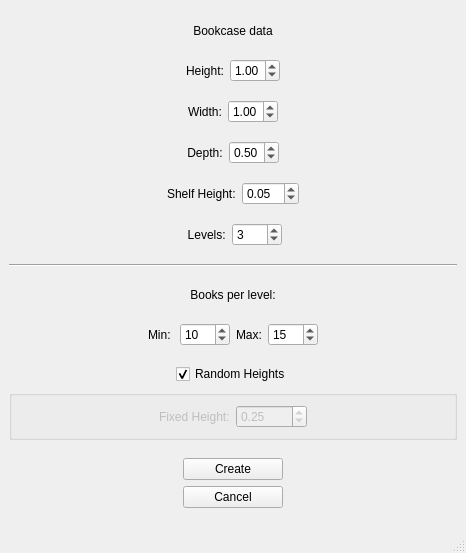
<?xml version="1.0" encoding="UTF-8"?>
<ui version="4.0">
 <class>MainWindow</class>
 <widget class="QMainWindow" name="MainWindow">
  <property name="geometry">
   <rect>
    <x>0</x>
    <y>0</y>
    <width>466</width>
    <height>553</height>
   </rect>
  </property>
  <property name="minimumSize">
   <size>
    <width>200</width>
    <height>0</height>
   </size>
  </property>
  <property name="windowTitle">
   <string>Bookcase Creator</string>
  </property>
  <widget class="QWidget" name="centralwidget">
   <layout class="QVBoxLayout" name="verticalLayout">
    <item>
     <layout class="QHBoxLayout" name="BookcaseDataLayoutH">
      <item>
       <spacer name="horizontalSpacer_22">
        <property name="orientation">
         <enum>Qt::Horizontal</enum>
        </property>
        <property name="sizeHint" stdset="0">
         <size>
          <width>40</width>
          <height>20</height>
         </size>
        </property>
       </spacer>
      </item>
      <item>
       <widget class="QLabel" name="BookcaseInfoLabel">
        <property name="maximumSize">
         <size>
          <width>16777215</width>
          <height>15</height>
         </size>
        </property>
        <property name="text">
         <string>Bookcase data</string>
        </property>
        <property name="alignment">
         <set>Qt::AlignCenter</set>
        </property>
       </widget>
      </item>
      <item>
       <spacer name="horizontalSpacer_21">
        <property name="orientation">
         <enum>Qt::Horizontal</enum>
        </property>
        <property name="sizeHint" stdset="0">
         <size>
          <width>40</width>
          <height>20</height>
         </size>
        </property>
       </spacer>
      </item>
     </layout>
    </item>
    <item>
     <layout class="QHBoxLayout" name="HeightLayoutH">
      <item>
       <spacer name="horizontalSpacer_4">
        <property name="orientation">
         <enum>Qt::Horizontal</enum>
        </property>
        <property name="sizeType">
         <enum>QSizePolicy::Expanding</enum>
        </property>
        <property name="sizeHint" stdset="0">
         <size>
          <width>40</width>
          <height>20</height>
         </size>
        </property>
       </spacer>
      </item>
      <item>
       <widget class="QLabel" name="HeightLabel">
        <property name="minimumSize">
         <size>
          <width>0</width>
          <height>0</height>
         </size>
        </property>
        <property name="maximumSize">
         <size>
          <width>150</width>
          <height>16777215</height>
         </size>
        </property>
        <property name="text">
         <string>Height:</string>
        </property>
        <property name="alignment">
         <set>Qt::AlignCenter</set>
        </property>
       </widget>
      </item>
      <item>
       <widget class="QDoubleSpinBox" name="HeightSpinBox">
        <property name="maximumSize">
         <size>
          <width>50</width>
          <height>16777215</height>
         </size>
        </property>
        <property name="minimum">
         <double>0.100000000000000</double>
        </property>
        <property name="value">
         <double>1.000000000000000</double>
        </property>
       </widget>
      </item>
      <item>
       <spacer name="horizontalSpacer_3">
        <property name="orientation">
         <enum>Qt::Horizontal</enum>
        </property>
        <property name="sizeType">
         <enum>QSizePolicy::Expanding</enum>
        </property>
        <property name="sizeHint" stdset="0">
         <size>
          <width>40</width>
          <height>20</height>
         </size>
        </property>
       </spacer>
      </item>
     </layout>
    </item>
    <item>
     <layout class="QHBoxLayout" name="WidthLayoutH">
      <item>
       <spacer name="horizontalSpacer_5">
        <property name="orientation">
         <enum>Qt::Horizontal</enum>
        </property>
        <property name="sizeType">
         <enum>QSizePolicy::Expanding</enum>
        </property>
        <property name="sizeHint" stdset="0">
         <size>
          <width>40</width>
          <height>20</height>
         </size>
        </property>
       </spacer>
      </item>
      <item>
       <widget class="QLabel" name="WidthLabel">
        <property name="minimumSize">
         <size>
          <width>0</width>
          <height>0</height>
         </size>
        </property>
        <property name="maximumSize">
         <size>
          <width>150</width>
          <height>16777215</height>
         </size>
        </property>
        <property name="text">
         <string>Width:</string>
        </property>
        <property name="alignment">
         <set>Qt::AlignCenter</set>
        </property>
       </widget>
      </item>
      <item>
       <widget class="QDoubleSpinBox" name="WidthSpinBox">
        <property name="maximumSize">
         <size>
          <width>50</width>
          <height>16777215</height>
         </size>
        </property>
        <property name="minimum">
         <double>0.100000000000000</double>
        </property>
        <property name="value">
         <double>1.000000000000000</double>
        </property>
       </widget>
      </item>
      <item>
       <spacer name="horizontalSpacer_9">
        <property name="orientation">
         <enum>Qt::Horizontal</enum>
        </property>
        <property name="sizeType">
         <enum>QSizePolicy::Expanding</enum>
        </property>
        <property name="sizeHint" stdset="0">
         <size>
          <width>40</width>
          <height>20</height>
         </size>
        </property>
       </spacer>
      </item>
     </layout>
    </item>
    <item>
     <layout class="QHBoxLayout" name="DepthLayoutH">
      <item>
       <spacer name="horizontalSpacer_6">
        <property name="orientation">
         <enum>Qt::Horizontal</enum>
        </property>
        <property name="sizeType">
         <enum>QSizePolicy::Expanding</enum>
        </property>
        <property name="sizeHint" stdset="0">
         <size>
          <width>40</width>
          <height>20</height>
         </size>
        </property>
       </spacer>
      </item>
      <item>
       <widget class="QLabel" name="DepthLabel">
        <property name="minimumSize">
         <size>
          <width>0</width>
          <height>0</height>
         </size>
        </property>
        <property name="maximumSize">
         <size>
          <width>150</width>
          <height>16777215</height>
         </size>
        </property>
        <property name="text">
         <string>Depth:</string>
        </property>
        <property name="alignment">
         <set>Qt::AlignCenter</set>
        </property>
       </widget>
      </item>
      <item>
       <widget class="QDoubleSpinBox" name="DepthSpinBox">
        <property name="minimumSize">
         <size>
          <width>50</width>
          <height>0</height>
         </size>
        </property>
        <property name="maximumSize">
         <size>
          <width>50</width>
          <height>16777215</height>
         </size>
        </property>
        <property name="minimum">
         <double>0.100000000000000</double>
        </property>
        <property name="value">
         <double>0.500000000000000</double>
        </property>
       </widget>
      </item>
      <item>
       <spacer name="horizontalSpacer_10">
        <property name="orientation">
         <enum>Qt::Horizontal</enum>
        </property>
        <property name="sizeType">
         <enum>QSizePolicy::Expanding</enum>
        </property>
        <property name="sizeHint" stdset="0">
         <size>
          <width>40</width>
          <height>20</height>
         </size>
        </property>
       </spacer>
      </item>
     </layout>
    </item>
    <item>
     <layout class="QHBoxLayout" name="ShelfHeightLayoutH">
      <item>
       <spacer name="horizontalSpacer_13">
        <property name="orientation">
         <enum>Qt::Horizontal</enum>
        </property>
        <property name="sizeHint" stdset="0">
         <size>
          <width>40</width>
          <height>20</height>
         </size>
        </property>
       </spacer>
      </item>
      <item>
       <widget class="QLabel" name="ShelfHeightLabel">
        <property name="text">
         <string>Shelf Height:</string>
        </property>
       </widget>
      </item>
      <item>
       <widget class="QDoubleSpinBox" name="ShelfHeightSpinBox">
        <property name="minimum">
         <double>0.010000000000000</double>
        </property>
        <property name="singleStep">
         <double>0.010000000000000</double>
        </property>
        <property name="value">
         <double>0.050000000000000</double>
        </property>
       </widget>
      </item>
      <item>
       <spacer name="horizontalSpacer_14">
        <property name="orientation">
         <enum>Qt::Horizontal</enum>
        </property>
        <property name="sizeHint" stdset="0">
         <size>
          <width>40</width>
          <height>20</height>
         </size>
        </property>
       </spacer>
      </item>
     </layout>
    </item>
    <item>
     <layout class="QHBoxLayout" name="LevelsLayoutH">
      <item>
       <spacer name="horizontalSpacer_7">
        <property name="orientation">
         <enum>Qt::Horizontal</enum>
        </property>
        <property name="sizeType">
         <enum>QSizePolicy::Expanding</enum>
        </property>
        <property name="sizeHint" stdset="0">
         <size>
          <width>40</width>
          <height>20</height>
         </size>
        </property>
       </spacer>
      </item>
      <item>
       <widget class="QLabel" name="LevelsLabel">
        <property name="minimumSize">
         <size>
          <width>0</width>
          <height>0</height>
         </size>
        </property>
        <property name="maximumSize">
         <size>
          <width>150</width>
          <height>16777215</height>
         </size>
        </property>
        <property name="text">
         <string> Levels:</string>
        </property>
        <property name="alignment">
         <set>Qt::AlignCenter</set>
        </property>
       </widget>
      </item>
      <item>
       <widget class="QSpinBox" name="LevelsSpinBox">
        <property name="minimumSize">
         <size>
          <width>50</width>
          <height>0</height>
         </size>
        </property>
        <property name="maximumSize">
         <size>
          <width>50</width>
          <height>16777215</height>
         </size>
        </property>
        <property name="value">
         <number>3</number>
        </property>
       </widget>
      </item>
      <item>
       <spacer name="horizontalSpacer_11">
        <property name="orientation">
         <enum>Qt::Horizontal</enum>
        </property>
        <property name="sizeType">
         <enum>QSizePolicy::Expanding</enum>
        </property>
        <property name="sizeHint" stdset="0">
         <size>
          <width>40</width>
          <height>20</height>
         </size>
        </property>
       </spacer>
      </item>
     </layout>
    </item>
    <item>
     <widget class="Line" name="line">
      <property name="orientation">
       <enum>Qt::Horizontal</enum>
      </property>
     </widget>
    </item>
    <item>
     <layout class="QHBoxLayout" name="BooksLabelLayoutH">
      <property name="spacing">
       <number>7</number>
      </property>
      <property name="sizeConstraint">
       <enum>QLayout::SetNoConstraint</enum>
      </property>
      <item>
       <spacer name="horizontalSpacer_15">
        <property name="orientation">
         <enum>Qt::Horizontal</enum>
        </property>
        <property name="sizeHint" stdset="0">
         <size>
          <width>40</width>
          <height>20</height>
         </size>
        </property>
       </spacer>
      </item>
      <item>
       <widget class="QLabel" name="BooksLabel">
        <property name="minimumSize">
         <size>
          <width>0</width>
          <height>0</height>
         </size>
        </property>
        <property name="maximumSize">
         <size>
          <width>150</width>
          <height>15</height>
         </size>
        </property>
        <property name="text">
         <string>Books per level:</string>
        </property>
        <property name="alignment">
         <set>Qt::AlignCenter</set>
        </property>
       </widget>
      </item>
      <item>
       <spacer name="horizontalSpacer_20">
        <property name="orientation">
         <enum>Qt::Horizontal</enum>
        </property>
        <property name="sizeHint" stdset="0">
         <size>
          <width>40</width>
          <height>20</height>
         </size>
        </property>
       </spacer>
      </item>
     </layout>
    </item>
    <item>
     <layout class="QHBoxLayout" name="BookLayoutH">
      <item>
       <spacer name="horizontalSpacer_8">
        <property name="orientation">
         <enum>Qt::Horizontal</enum>
        </property>
        <property name="sizeType">
         <enum>QSizePolicy::Expanding</enum>
        </property>
        <property name="sizeHint" stdset="0">
         <size>
          <width>30</width>
          <height>20</height>
         </size>
        </property>
       </spacer>
      </item>
      <item>
       <widget class="QLabel" name="MinBooksLevel">
        <property name="text">
         <string>Min: </string>
        </property>
       </widget>
      </item>
      <item>
       <widget class="QSpinBox" name="MinBooksSpinBox">
        <property name="minimumSize">
         <size>
          <width>50</width>
          <height>0</height>
         </size>
        </property>
        <property name="maximumSize">
         <size>
          <width>50</width>
          <height>16777215</height>
         </size>
        </property>
        <property name="value">
         <number>10</number>
        </property>
       </widget>
      </item>
      <item>
       <widget class="QLabel" name="MaxBooksLevel">
        <property name="text">
         <string>Max:</string>
        </property>
       </widget>
      </item>
      <item>
       <widget class="QSpinBox" name="MaxBooksSpinBox">
        <property name="minimumSize">
         <size>
          <width>50</width>
          <height>0</height>
         </size>
        </property>
        <property name="maximumSize">
         <size>
          <width>50</width>
          <height>16777215</height>
         </size>
        </property>
        <property name="value">
         <number>15</number>
        </property>
       </widget>
      </item>
      <item>
       <spacer name="horizontalSpacer_12">
        <property name="orientation">
         <enum>Qt::Horizontal</enum>
        </property>
        <property name="sizeType">
         <enum>QSizePolicy::Expanding</enum>
        </property>
        <property name="sizeHint" stdset="0">
         <size>
          <width>30</width>
          <height>20</height>
         </size>
        </property>
       </spacer>
      </item>
     </layout>
    </item>
    <item>
     <layout class="QVBoxLayout" name="RandomHeightsLayoutV">
      <item>
       <layout class="QHBoxLayout" name="RandomHeightsLayoutH">
        <item>
         <spacer name="horizontalSpacer_16">
          <property name="orientation">
           <enum>Qt::Horizontal</enum>
          </property>
          <property name="sizeHint" stdset="0">
           <size>
            <width>40</width>
            <height>20</height>
           </size>
          </property>
         </spacer>
        </item>
        <item>
         <widget class="QCheckBox" name="activateRandomHeightsCheckBox">
          <property name="enabled">
           <bool>true</bool>
          </property>
          <property name="text">
           <string>Random Heights</string>
          </property>
          <property name="checked">
           <bool>true</bool>
          </property>
         </widget>
        </item>
        <item>
         <spacer name="horizontalSpacer_17">
          <property name="orientation">
           <enum>Qt::Horizontal</enum>
          </property>
          <property name="sizeHint" stdset="0">
           <size>
            <width>40</width>
            <height>20</height>
           </size>
          </property>
         </spacer>
        </item>
       </layout>
      </item>
      <item>
       <widget class="QGroupBox" name="fixedHeightGroupBox">
        <property name="enabled">
         <bool>false</bool>
        </property>
        <property name="maximumSize">
         <size>
          <width>16777215</width>
          <height>50</height>
         </size>
        </property>
        <property name="title">
         <string/>
        </property>
        <property name="alignment">
         <set>Qt::AlignCenter</set>
        </property>
        <property name="checkable">
         <bool>false</bool>
        </property>
        <layout class="QHBoxLayout" name="horizontalLayout_4">
         <item>
          <layout class="QHBoxLayout" name="FixedHeightsLayoutH">
           <item>
            <spacer name="horizontalSpacer_18">
             <property name="orientation">
              <enum>Qt::Horizontal</enum>
             </property>
             <property name="sizeHint" stdset="0">
              <size>
               <width>40</width>
               <height>20</height>
              </size>
             </property>
            </spacer>
           </item>
           <item>
            <widget class="QLabel" name="FixedHeightsLabel">
             <property name="maximumSize">
              <size>
               <width>16777215</width>
               <height>15</height>
              </size>
             </property>
             <property name="text">
              <string>Fixed Height:</string>
             </property>
            </widget>
           </item>
           <item>
            <widget class="QDoubleSpinBox" name="FixedHeightsSpinBox">
             <property name="minimumSize">
              <size>
               <width>50</width>
               <height>0</height>
              </size>
             </property>
             <property name="maximumSize">
              <size>
               <width>80</width>
               <height>16777215</height>
              </size>
             </property>
             <property name="decimals">
              <number>2</number>
             </property>
             <property name="minimum">
              <double>0.010000000000000</double>
             </property>
             <property name="maximum">
              <double>1000.000000000000000</double>
             </property>
             <property name="singleStep">
              <double>1.000000000000000</double>
             </property>
             <property name="value">
              <double>0.250000000000000</double>
             </property>
            </widget>
           </item>
           <item>
            <spacer name="horizontalSpacer_19">
             <property name="orientation">
              <enum>Qt::Horizontal</enum>
             </property>
             <property name="sizeHint" stdset="0">
              <size>
               <width>40</width>
               <height>20</height>
              </size>
             </property>
            </spacer>
           </item>
          </layout>
         </item>
        </layout>
       </widget>
      </item>
     </layout>
    </item>
    <item>
     <layout class="QHBoxLayout" name="ButtonsLayoutH">
      <item>
       <spacer name="horizontalSpacer">
        <property name="orientation">
         <enum>Qt::Horizontal</enum>
        </property>
        <property name="sizeType">
         <enum>QSizePolicy::Minimum</enum>
        </property>
        <property name="sizeHint" stdset="0">
         <size>
          <width>50</width>
          <height>20</height>
         </size>
        </property>
       </spacer>
      </item>
      <item>
       <layout class="QGridLayout" name="ButtonsGridLayout">
        <item row="0" column="0">
         <widget class="QPushButton" name="LibraryCreatorButton">
          <property name="maximumSize">
           <size>
            <width>100</width>
            <height>16777215</height>
           </size>
          </property>
          <property name="text">
           <string>Create</string>
          </property>
         </widget>
        </item>
        <item row="1" column="0">
         <widget class="QPushButton" name="cancelButton">
          <property name="maximumSize">
           <size>
            <width>100</width>
            <height>16777215</height>
           </size>
          </property>
          <property name="text">
           <string>Cancel</string>
          </property>
         </widget>
        </item>
       </layout>
      </item>
      <item>
       <spacer name="horizontalSpacer_2">
        <property name="orientation">
         <enum>Qt::Horizontal</enum>
        </property>
        <property name="sizeType">
         <enum>QSizePolicy::Minimum</enum>
        </property>
        <property name="sizeHint" stdset="0">
         <size>
          <width>50</width>
          <height>20</height>
         </size>
        </property>
       </spacer>
      </item>
     </layout>
    </item>
   </layout>
  </widget>
  <widget class="QMenuBar" name="menubar">
   <property name="geometry">
    <rect>
     <x>0</x>
     <y>0</y>
     <width>466</width>
     <height>26</height>
    </rect>
   </property>
  </widget>
  <widget class="QStatusBar" name="statusbar"/>
 </widget>
 <resources/>
 <connections/>
</ui>
